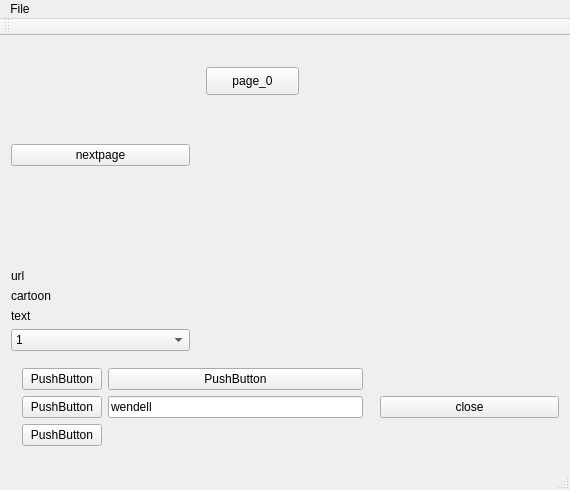
<?xml version="1.0" encoding="UTF-8"?>
<ui version="4.0">
 <class>MainWindow</class>
 <widget class="QMainWindow" name="MainWindow">
  <property name="geometry">
   <rect>
    <x>0</x>
    <y>0</y>
    <width>570</width>
    <height>490</height>
   </rect>
  </property>
  <property name="windowTitle">
   <string>MainWindow</string>
  </property>
  <widget class="QWidget" name="centralWidget">
   <layout class="QGridLayout" name="gridLayout_2">
    <item row="4" column="0">
     <widget class="QLabel" name="url">
      <property name="text">
       <string>text</string>
      </property>
     </widget>
    </item>
    <item row="2" column="0">
     <widget class="QLabel" name="picture">
      <property name="text">
       <string>cartoon</string>
      </property>
     </widget>
    </item>
    <item row="5" column="0">
     <widget class="QComboBox" name="comboBox">
      <item>
       <property name="text">
        <string>1</string>
       </property>
      </item>
      <item>
       <property name="text">
        <string>2</string>
       </property>
      </item>
      <item>
       <property name="text">
        <string>3</string>
       </property>
      </item>
      <item>
       <property name="text">
        <string>4</string>
       </property>
      </item>
     </widget>
    </item>
    <item row="0" column="0">
     <widget class="QPushButton" name="button_1">
      <property name="text">
       <string>nextpage</string>
      </property>
     </widget>
    </item>
    <item row="0" column="1" colspan="2">
     <widget class="QStackedWidget" name="stackedWidget">
      <widget class="QWidget" name="page">
       <widget class="QPushButton" name="pushButton">
        <property name="geometry">
         <rect>
          <x>10</x>
          <y>20</y>
          <width>93</width>
          <height>28</height>
         </rect>
        </property>
        <property name="text">
         <string>page_0</string>
        </property>
       </widget>
      </widget>
      <widget class="QWidget" name="page_3">
       <widget class="QPushButton" name="pushButton_2">
        <property name="geometry">
         <rect>
          <x>20</x>
          <y>30</y>
          <width>93</width>
          <height>28</height>
         </rect>
        </property>
        <property name="text">
         <string>page_1</string>
        </property>
       </widget>
      </widget>
      <widget class="QWidget" name="page_2">
       <widget class="QPushButton" name="pushButton_3">
        <property name="geometry">
         <rect>
          <x>10</x>
          <y>40</y>
          <width>93</width>
          <height>28</height>
         </rect>
        </property>
        <property name="text">
         <string>page_2</string>
        </property>
       </widget>
       <widget class="QLabel" name="cartoon">
        <property name="geometry">
         <rect>
          <x>10</x>
          <y>100</y>
          <width>363</width>
          <height>51</height>
         </rect>
        </property>
        <property name="text">
         <string>picture</string>
        </property>
       </widget>
      </widget>
     </widget>
    </item>
    <item row="6" column="2">
     <widget class="QPushButton" name="button">
      <property name="text">
       <string>close</string>
      </property>
     </widget>
    </item>
    <item row="6" column="0" colspan="2">
     <widget class="QWidget" name="widget" native="true">
      <layout class="QGridLayout" name="gridLayout">
       <item row="0" column="0">
        <widget class="QPushButton" name="pushButton_4">
         <property name="text">
          <string>PushButton</string>
         </property>
        </widget>
       </item>
       <item row="0" column="1">
        <widget class="QPushButton" name="pushButton_7">
         <property name="text">
          <string>PushButton</string>
         </property>
        </widget>
       </item>
       <item row="1" column="0">
        <widget class="QPushButton" name="pushButton_5">
         <property name="text">
          <string>PushButton</string>
         </property>
        </widget>
       </item>
       <item row="2" column="0">
        <widget class="QPushButton" name="pushButton_6">
         <property name="text">
          <string>PushButton</string>
         </property>
        </widget>
       </item>
       <item row="1" column="1">
        <widget class="QLineEdit" name="lineEdit">
         <property name="text">
          <string>wendell</string>
         </property>
        </widget>
       </item>
      </layout>
     </widget>
    </item>
    <item row="1" column="0">
     <widget class="QLabel" name="text">
      <property name="text">
       <string>url</string>
      </property>
     </widget>
    </item>
   </layout>
  </widget>
  <widget class="QMenuBar" name="menuBar">
   <property name="geometry">
    <rect>
     <x>0</x>
     <y>0</y>
     <width>570</width>
     <height>26</height>
    </rect>
   </property>
   <widget class="QMenu" name="menuFile">
    <property name="title">
     <string>File</string>
    </property>
    <addaction name="separator"/>
    <addaction name="actionSave"/>
    <addaction name="actionOpen"/>
   </widget>
   <addaction name="menuFile"/>
  </widget>
  <widget class="QToolBar" name="mainToolBar">
   <attribute name="toolBarArea">
    <enum>TopToolBarArea</enum>
   </attribute>
   <attribute name="toolBarBreak">
    <bool>false</bool>
   </attribute>
  </widget>
  <widget class="QStatusBar" name="statusBar"/>
  <action name="actionSave">
   <property name="text">
    <string>Save</string>
   </property>
  </action>
  <action name="actionOpen">
   <property name="text">
    <string>Open</string>
   </property>
  </action>
 </widget>
 <layoutdefault spacing="6" margin="11"/>
 <resources/>
 <connections>
  <connection>
   <sender>button</sender>
   <signal>clicked()</signal>
   <receiver>MainWindow</receiver>
   <slot>close()</slot>
   <hints>
    <hint type="sourcelabel">
     <x>381</x>
     <y>380</y>
    </hint>
    <hint type="destinationlabel">
     <x>199</x>
     <y>149</y>
    </hint>
   </hints>
  </connection>
 </connections>
</ui>
